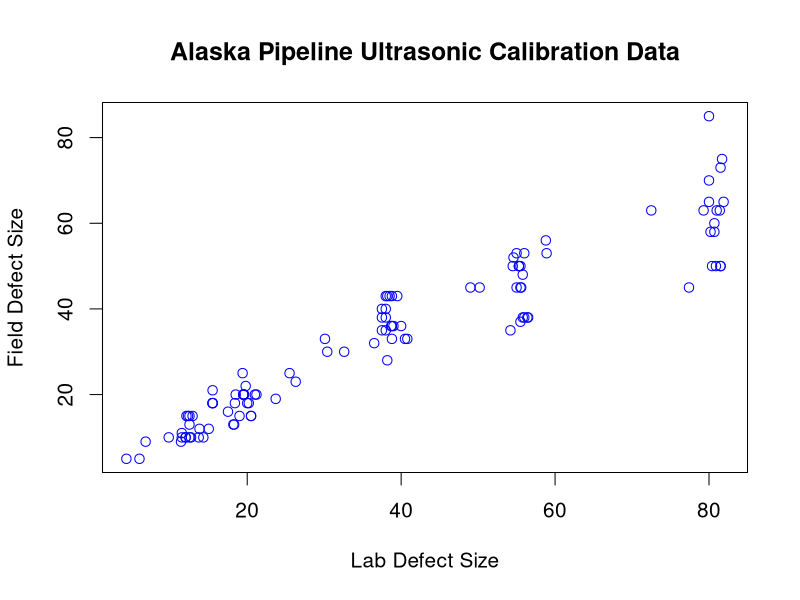
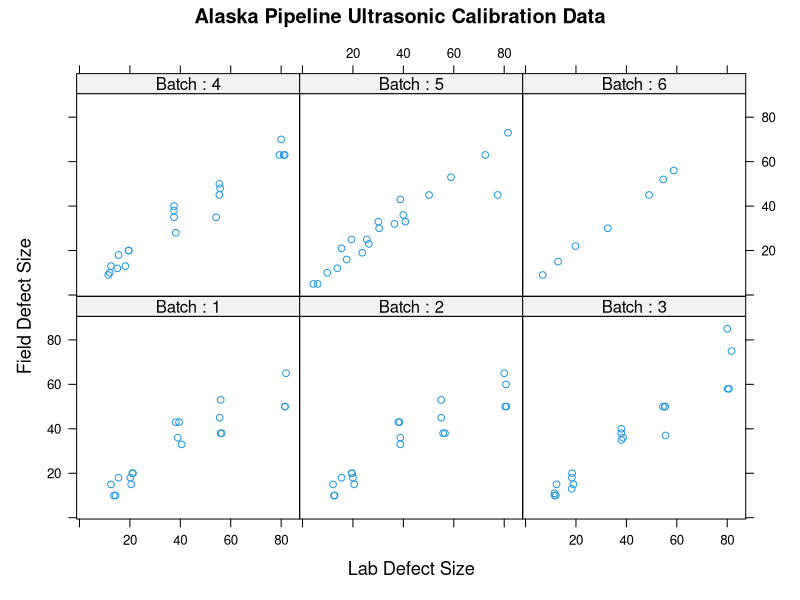
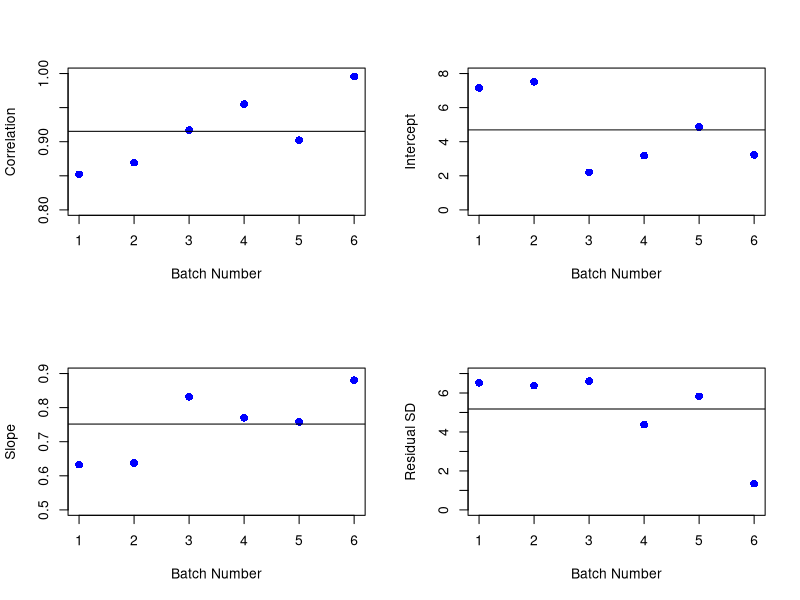
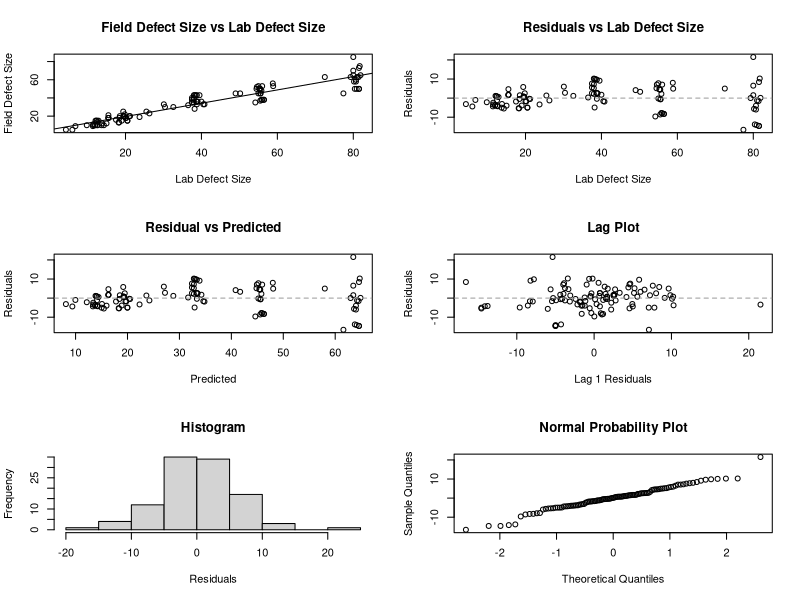
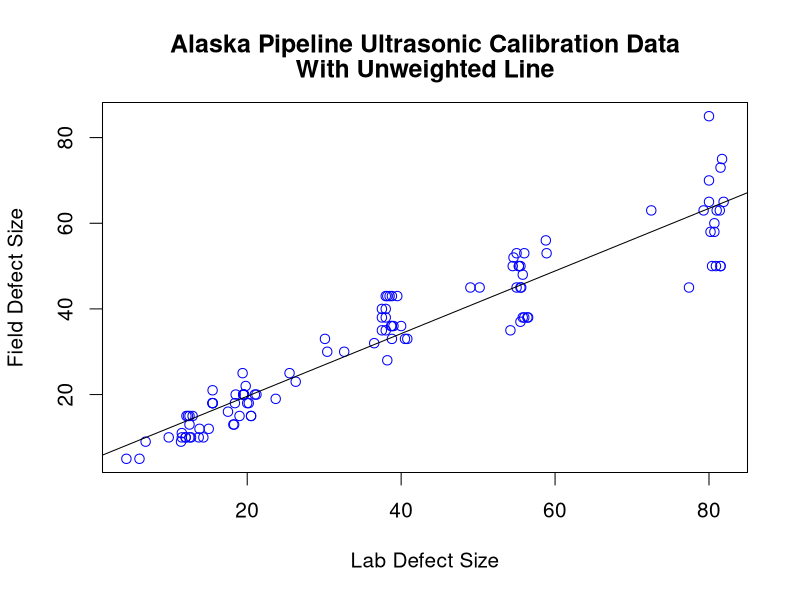
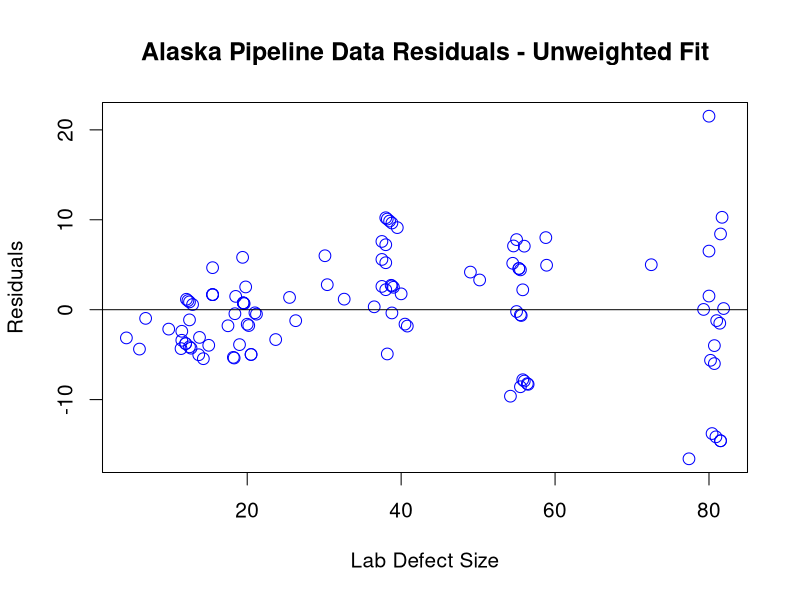
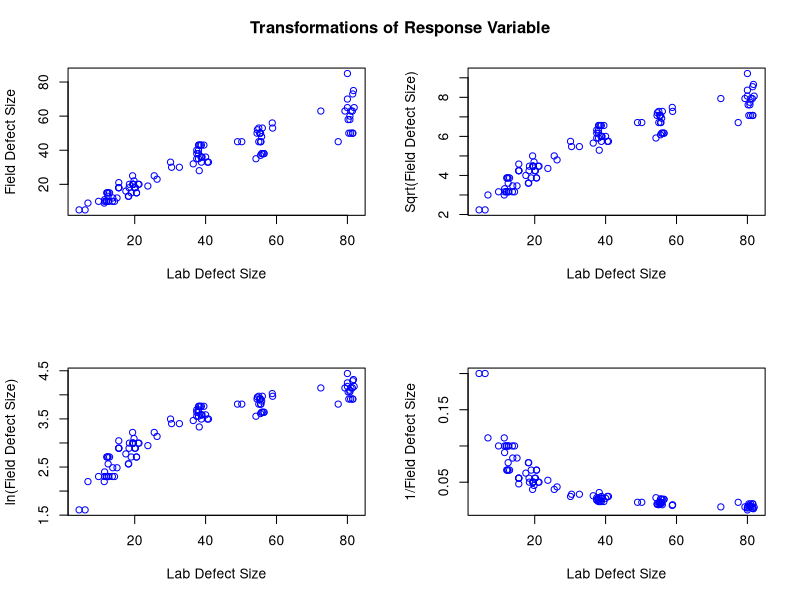
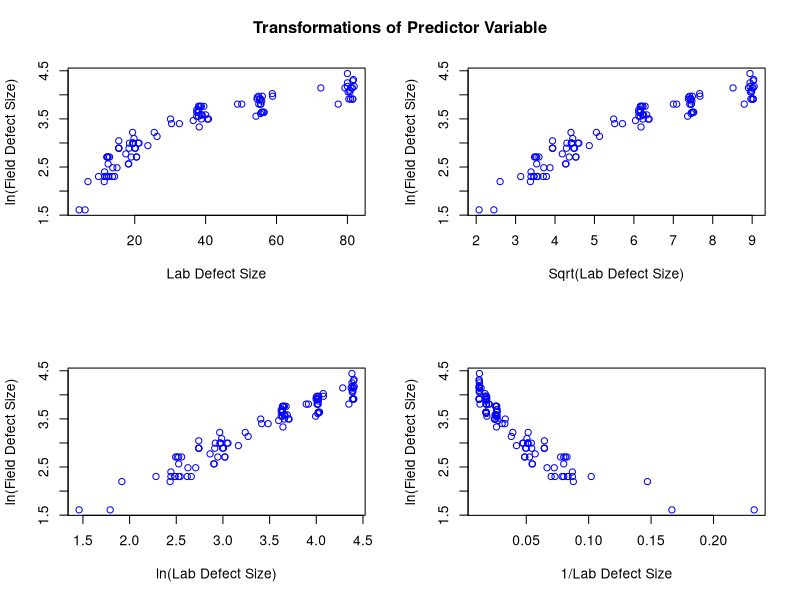

The R source for these figures, in order:
## ---- chunk 1
knitr::opts_chunk$set(echo = TRUE)

## ---- chunk 2
#Create vector with dependent variable, field defect size
fdef = c(18,38,15,20,18,36,20,43,45,65,43,38,33,10,50,10,50,15,53,60,18,
         38,15,20,18,36,20,43,45,65,43,38,33,10,50,10,50,15,53,15,37,15,
         18,11,35,20,40,50,36,50,38,10,75,10,85,13,50,58,58,48,12,63,10,
         63,13,28,35,63,13,45,9,20,18,35,20,38,50,70,40,21,19,10,33,16,5,
         32,23,30,45,33,25,12,53,36,5,63,43,25,73,45,52,9,30,22,56,15,45)

#Create vector with independent variable, lab defect size
ldef = c(20.2,56.0,12.5,21.2,15.5,39.0,21.0,38.2,55.6,81.9,39.5,56.4,40.5,
         14.3,81.5,13.7,81.5,20.5,56.0,80.7,20.0,56.5,12.1,19.6,15.5,38.8,
         19.5,38.0,55.0,80.0,38.5,55.8,38.8,12.5,80.4,12.7,80.9,20.5,55.0,
         19.0,55.5,12.3,18.4,11.5,38.0,18.5,38.0,55.3,38.7,54.5,38.0,12.0,
         81.7,11.5,80.0,18.3,55.3,80.2,80.7,55.8,15.0,81.0,12.0,81.4,12.5,
         38.2,54.2,79.3,18.2,55.5,11.4,19.5,15.5,37.5,19.5,37.5,55.5,80.0,
         37.5,15.5,23.7,9.8,40.8,17.5,4.3,36.5,26.3,30.4,50.2,30.1,25.5,
         13.8,58.9,40.0,6.0,72.5,38.8,19.4,81.5,77.4,54.6,6.8,32.6,19.8,
         58.8,12.9,49.0)

#Create vector with batch indicator
bat = c(1,1,1,1,1,1,1,1,1,1,1,1,1,1,1,1,1,1,1,2,2,2,2,2,2,2,2,2,2,2,2,2,2,
        2,2,2,2,2,2,3,3,3,3,3,3,3,3,3,3,3,3,3,3,3,3,3,3,3,3,4,4,4,4,4,4,4,
        4,4,4,4,4,4,4,4,4,4,4,4,4,5,5,5,5,5,5,5,5,5,5,5,5,5,5,5,5,5,5,5,5,
        5,6,6,6,6,6,6,6)

## Save data in a data frame and determine number of observations
Batch <- as.factor(bat)
df <- data.frame(fdef,ldef,Batch)
len <- length(Batch)

## ---- chunk 3
##  Plot the data
par(cex=1.25)
xax = "Lab Defect Size"
yax = "Field Defect Size"
title = "Alaska Pipeline Ultrasonic Calibration Data"

plot(ldef,fdef,xlab=xax,ylab=yax,main=title,col="blue")

## ---- chunk 4

## Generate conditional plot
library("lattice")
##trellis.device(new = TRUE, col = FALSE)
xyplot(fdef ~ ldef | Batch, data=df,
      main = title,
      layout=c(3,2),
      col=4,
      xlab=list(xax,cex=1.1),
      ylab=list(yax,cex=1.1),
      strip=function(...)
      strip.default(...,strip.names=c(T,T)))
## plot(FIG)

## ---- chunk 5

##  Batch analysis
x = ldef
y = fdef
xydf = data.frame(x,y,Batch)
out = by(xydf,xydf$Batch,function(x) lm(y~x,data=x))
lapply(out,summary)

## Save batch regression results 
outs = sapply(out,summary)
outc = sapply(out,coef)
fitse = t(outs[6,])
fitse = c(fitse[[1]],fitse[[2]],fitse[[3]],fitse[[4]],fitse[[5]],fitse[[6]])
r2 = t(outs[8,])
r2 = c(r2[[1]],r2[[2]],r2[[3]],r2[[4]],r2[[5]],r2[[6]])
b0 = t(outc[1,])
b1 = t(outc[2,])

##  Batch plots
par(mfrow=c(2,2))
id = c(1:length(b0))
xax2 = "Batch Number"

plot(id,r2,xlab=xax2,ylab="Correlation",ylim=c(.8,1),
     col="blue",pch=16,cex=1.25)
abline(h=mean(r2))

plot(id,b0[1,],xlab=xax2,ylab="Intercept",ylim=c(0,8),
     col="blue",pch=16,cex=1.25)
abline(h=mean(b0))

plot(id,b1[1,],xlab=xax2,ylab="Slope",ylim=c(.5,.9),
     col="blue",pch=16,cex=1.25)
abline(h=mean(b1))

plot(id,fitse,xlab=xax2,ylab="Residual SD",ylim=c(0,7),
     col="blue",pch=16,cex=1.25)
abline(h=mean(fitse))

par(mfrow=c(1,1))

## ---- chunk 6
## Straight line regression analysis
out = lm(fdef~ldef)
summary(out)

## ---- chunk 7
## Residual 6-plot
par(mfrow=c(3,2))
plot(ldef,fdef,xlab="Lab Defect Size",
     ylab="Field Defect Size",main="Field Defect Size vs Lab Defect Size")
abline(reg=out)
plot(ldef,out$residuals,ylab="Residuals",xlab="Lab Defect Size",
     main="Residuals vs Lab Defect Size")
abline(h=0, col = "gray60", lty=2)

plot(out$fitted.values,out$residuals,ylab="Residuals",xlab="Predicted",
     main="Residual vs Predicted")
abline(h=0, col = "gray60", lty=2)

plot(out$residuals[2:len],out$residuals[1:len-1],ylab="Residuals",
     xlab="Lag 1 Residuals",main="Lag Plot")
abline(h=0, col = "gray60", lty=2)

hist(out$residuals,ylab="Frequency",xlab="Residuals",main="Histogram")

qqnorm(out$residuals,main="Normal Probability Plot")

## ---- chunk 8
## Generate plot of raw data with overlaid regression function
par(mfrow=c(1,1),cex=1.25)
plot(ldef,fdef,ylab="Field Defect Size",xlab="Lab Defect Size", col="blue")
abline(reg=out)
title("Alaska Pipeline Ultrasonic Calibration Data",line=2)
title("With Unweighted Line",line=1)

## ---- chunk 9
## Plot residuals versus lab defect size
par(mfrow=c(1,1),cex=1.25)
plot(ldef,out$residuals, xlab="Lab Defect Size", ylab="Residuals",
     main="Alaska Pipeline Data Residuals - Unweighted Fit",
     cex=1.25, col="blue")
abline(h=0)
## ---- chunk 10
## Transformations of response variable
lnfdef = log(fdef)
sqrtfdef = sqrt(fdef)
invfdef = 1/fdef

## Plot transformed response variable
par(mfrow=c(2,2))
xax = "Lab Defect Size"
plot(ldef,fdef,xlab=xax,ylab="Field Defect Size",col="blue")
plot(ldef,sqrtfdef,xlab=xax,ylab="Sqrt(Field Defect Size)",col="blue")
plot(ldef,lnfdef,xlab=xax,ylab="ln(Field Defect Size)",col="blue")
plot(ldef,invfdef,xlab=xax,ylab="1/Field Defect Size",col="blue")
title(main="Transformations of Response Variable",outer=TRUE,line=-2)
## ---- chunk 11
## Transformations of predictor variable
lnldef = log(ldef)
sqrtldef = sqrt(ldef)
invldef = 1/ldef

## Plot transformed predictor variable
par(mfrow=c(2,2))
yax = "ln(Field Defect Size)"
plot(ldef,lnfdef,xlab="Lab Defect Size", ylab=yax, col="blue")
plot(sqrtldef,lnfdef,xlab="Sqrt(Lab Defect Size)", ylab=yax, col="blue")
plot(lnldef,lnfdef,xlab="ln(Lab Defect Size)", ylab=yax, col="blue")
plot(invldef,lnfdef,xlab="1/Lab Defect Size", ylab=yax, col="blue")
title(main="Transformations of Predictor Variable",outer=TRUE,line=-2)
## ---- chunk 12
##  Box-Cox linearity plot
for (i in (0:100)){
    alpha = -2 + 4*i/100
    if (alpha != 0){
    tx = ((ldef**alpha) - 1)/alpha
    temp = lm(lnfdef~tx)
    temps = summary(temp)
    if(i==0) {rsq = temps$r.squared
              alp = alpha}
    else {rsq = rbind(rsq,temps$r.squared)
          alp = rbind(alp,alpha)}
    }}
rcor = sqrt(rsq)
par(mfrow=c(1,1),cex=1.25)
plot(alp,rcor,type="l",xlab="Alpha",ylab="Correlation",
     main="Box-Cox Linearity Plot ln(Field) Lab",
     ylim=c(.6,1), col="blue")

## ---- chunk 13
## Regression for ln-ln transformed variables
outt = lm(lnfdef~lnldef)
summary(outt)
## ---- chunk 14
## Plot data with overlaid regression function
par(mfrow=c(1,1),cex=1.25)
plot(lnldef,lnfdef,xlab="ln(Lab Defect Size)",ylab="ln(Field Defect Size)",
     main="Transformed Alaska Pipeline Data with Fit",col="blue")
abline(reg=outt)
## ---- chunk 15
## Residual 6-plot
par(mfrow=c(3,2))
plot(lnldef,lnfdef,xlab="ln(Lab Defect Size)",ylab="ln(Field Defect Size)",
     main="ln(Field Defect Size vs ln(Lab Defect Size)")
abline(reg=outt)

plot(lnfdef,outt$residuals, xlab="ln(Lab Defect Size)",ylab="Residuals",
     main="Residual vs ln(Lab Defect Size)")
abline(h=0, col = "gray60", lty=2)

plot(outt$fitted.values,outt$residuals,ylab="Residuals",xlab="Predicted",
     main="Residual vs Predicted")
abline(h=0, col = "gray60", lty=2)

plot(outt$residuals[2:len],outt$residuals[1:len-1],ylab="Residuals",
     xlab="Lag 1 Residuals",main="Lag Plot")
abline(h=0, col = "gray60", lty=2)

hist(outt$residuals,ylab="Frequency",xlab="Residuals",main="Histogram")
qqnorm(outt$residuals,main="Normal Probability Plot")

## ---- chunk 16
## Plot residuals versus ln(lab defect size)
par(mfrow=c(1,1),cex=1.25)
plot(lnldef,outt$residuals, xlab="ln(Lab Defect Size)",
     ylab="Residuals", main="Residuals from Fit to Transformed Data",
     cex=1.25, col="blue")
abline(h=0)
## ---- chunk 17
## Determine replicate groups
df = data.frame(ldef,fdef)
df = df[order(ldef),]
id = rep(1:27,each=4)
id = id[1:length(ldef)]
dfid = data.frame(id,df)

m = by(dfid$fdef,id,mean)
s2 = by(dfid$fdef,id,var)
mfdef = as.vector(m)
vfdef = as.vector(s2)
lnmfdef = log(mfdef)
lnvfdef = log(vfdef)

## Fit power function model
out2 = lm(lnvfdef~lnmfdef)
summary(out2)

## Plot power function model with power function
par(mfrow=c(1,1),cex=1.25)
plot(lnmfdef,lnvfdef,xlim=c(1,5),ylim=c(-1,6),
     ylab="ln(Replicate Variances)", xlab="ln(Replicate Means)",
     main="Fit for Estimating Weights", cex=1.25, col="blue")
abline(reg=out2)
## ---- chunk 18

## Plot residuals from power function model
par(mfrow=c(1,1),cex=1.25)
plot(lnmfdef,out2$residuals, main="Residuals from Weight Estimation Fit",
     ylab="Residuals", xlab="ln(Replicate Means)",ylim=c(-2,2),
     xlim=c(1,5), cex=1.25, col="blue")
abline(h=0)

## ---- chunk 19
## Weighted regression analysis
w = 1/(ldef**1.5)
outw = lm(fdef~ldef,weight=w)
summary(outw)
wresid = weighted.residuals(outw)
## ---- chunk 20
## Plot data with overlaid weighted regression function
par(mfrow=c(1,1),cex=1.25)
plot(ldef,fdef,ylab="Field Defect Size", xlab="Lab Defect Size",
     col="blue")
abline(reg=outw)
title("Alaska Pipeline Data with Weighted Fit",line=2)
title("Weights=1/(Lab Defect Size)**1.5",line=1)


## ---- chunk 21
## Residual 6-plot
par(mfrow=c(3,2))
plot(ldef,fdef,xlab="Lab Defect Size",
     ylab="Field Defect Size",main="Field Defect Size vs Lab Defect Size")
abline(reg=outw)
plot(ldef,wresid,ylab="Residuals",xlab="Lab Defect Size",
     main="Residuals vs Lab Defect Size")
plot(outw$fitted.values,wresid,ylab="Residuals",xlab="Predicted",
     main="Residual vs Predicted")
plot(wresid[2:len],wresid[1:len-1],ylab="Residuals",
     xlab="Lag 1 Residuals",main="Lag Plot")
hist(wresid,ylab="Frequency",xlab="Residuals",main="Histogram")
qqnorm(wresid,main="Normal Probability Plot")
## ---- chunk 22
## Plot weighted residuals versus lab defect size
par(mfrow=c(1,1),cex=1.25)
plot(ldef,wresid,ylab="Residuals",xlab="Lab Defect Size",
     main="Residuals from Weighted Fit")
abline(h=0)
## ---- chunk 23
##  Generate plot to compare three fits
xval = seq(min(ldef),max(ldef))
yu = predict.lm(out,data.frame(ldef=xval))
yt = exp(outt$coef[1]+outt$coef[2]*log(xval))
yw = predict.lm(outw,data.frame(ldef=xval))

par(mfrow=c(1,1),cex=1.25)
plot(ldef,fdef,ylab="Field Defect Size", xlab="Lab Defect Size",
     xlim=c(0,90),ylim=c(0,90), cex=.85)
lines(x=xval,y=yu,lty=1, col="red")
lines(x=xval,y=yt,lty=2, col="black")
lines(x=xval,y=yw,lty=3, col="blue")
legend(85,legend=c("Unweighted Fit","Transformed Fit","Weighted Fit"),
       lty=c(1,2,3), col=c("red","black","blue"))
title("Data with Unweighted Line, WLS Fit,",line=2)
title("and Fit Using Transformed Variables",line=1)

